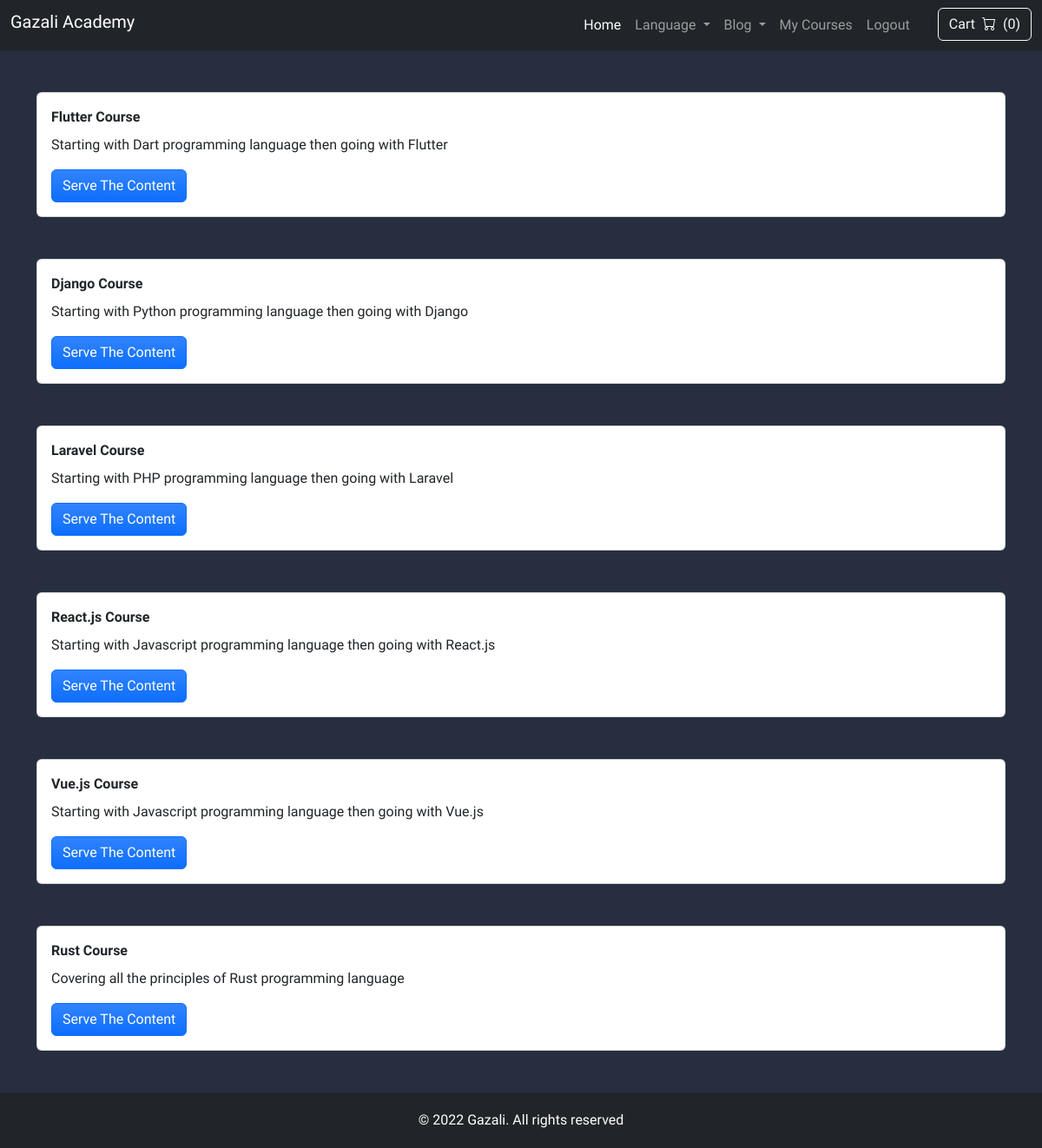
Page /personal (signed in) on the committed database.
### courses/models.py (models this page shows, shortened)
class Course(models.Model):
    name = models.CharField(max_length=255, verbose_name=_('name'))
    short_description = models.CharField(max_length=255, verbose_name=_('short description'))
    description = models.TextField(verbose_name=_('description'))
    created_at = models.DateTimeField(auto_now_add=True, verbose_name=_('created at'))
    updated_at = models.DateTimeField(auto_now=True, verbose_name=_('updated at'))
    thumbnail_image = models.ImageField(verbose_name=_('thumbnail image'))
    price = models.FloatField(verbose_name=_('price'))
    users = models.JSONField(default=dict, null=True, blank=True)
    class Meta:
        verbose_name = _('course')
        verbose_name_plural = _('courses')

### courses/views.py (the view)
# urls.py: path('personal', views.personal_courses, name="course_personal"),
@login_required
def personal_courses(request: HttpRequest):
    courses = get_valid_courses(request.user)
    return render(request, 'courses_personal.html', {"courses": courses})

### courses/custom_context_processor.py (called while the page is built)
def academy_website(request):
    cart = Cart.objects.filter(session=request.session.session_key).last() or None
    cart_total = 0
    cart_courses = []
    if cart is not None:
        cart_courses = Course.objects.filter(pk__in=cart.items)
        for course in cart_courses:
            cart_total += course.price
    return {
        "cart_courses": cart_courses,
        "cart_total": cart_total
    }

### courses/my_functions.py (called while the page is built)
def get_valid_courses(user):
    courses = list(Course.objects.all().values('id', 'users'))
    valid_courses_ids = []
    for course in courses:
        course_id = course['id']
        valid_users = course['users']
        if str(user.id) in valid_users:
            valid_courses_ids.append(course_id)
    valid_courses = Course.objects.filter(id__in=valid_courses_ids)
    return valid_courses

### courses/templates/courses_personal.html (shortened to what this page needs)
{% extends 'base.html' %}
{% load i18n %}
{% block content %}
    <div class="container my-5 d-flex flex-column gap-5">
        {% for course in courses %}
            <div class="card p-3">
                <div class="card-title fw-bold">
                    {{ course.name }}
                </div>
                <p class="card-text">
                    {{ course.short_description }}
                </p>
                <a class="btn btn-primary bg-gradient" href="{% url 'course_personal_display' course.id %}" style="width: fit-content">
                    {% trans "Serve The Content" %}
                </a>
            </div>
        {% endfor %}
    </div>
{% endblock content %}

### static/css/mystyles.css (style rules this page uses)
:root { --bg-color: #262e40; --cards-color: #22212b; --cards-color-2: #2d2579; --bg-details: #2828348f; }
*, *::after, *::before { box-sizing: border-box; scroll-behavior: smooth; font-family: 'Cairo', sans-serif; }
body, main { overflow-x: hidden; }
body { width: 100%; min-height: 100vh; position: relative; background-color: var(--bg-color); }

### rows in the picture
Course: name "Flutter Course", short_description "Starting with Dart programming language then going with Flutter"
Course: name "Django Course", short_description "Starting with Python programming language then going with Django"
Course: name "Laravel Course", short_description "Starting with PHP programming language then going with Laravel"
Course: name "React.js Course", short_description "Starting with Javascript programming language then going with React.js"
Course: name "Vue.js Course", short_description "Starting with Javascript programming language then going with Vue.js"
Course: name "Rust Course", short_description "Covering all the principles of Rust programming language"

### other values in the picture
{{ cart_courses|length }} "0"
